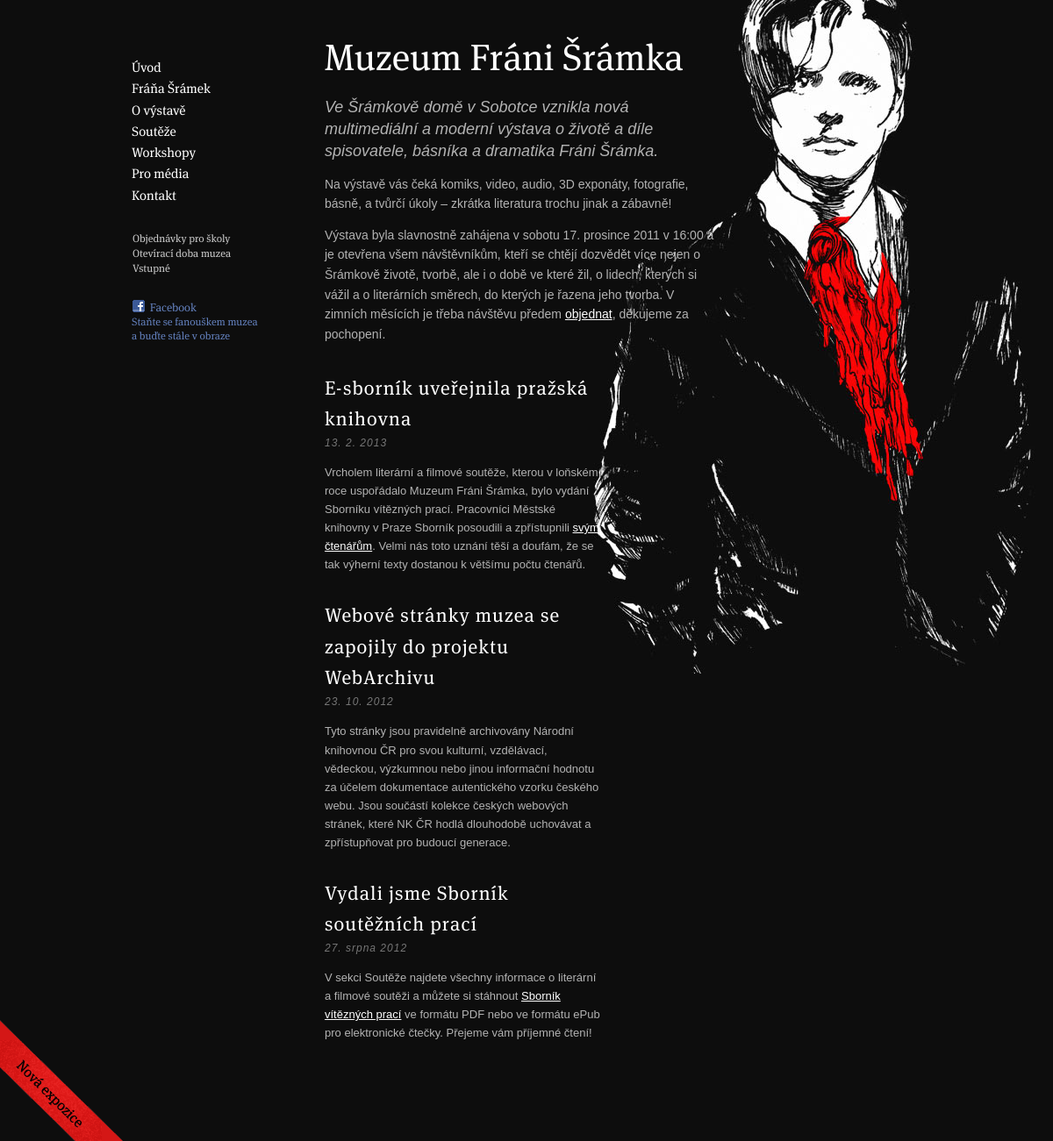
The page / on the database its author committed.
### tables this page shows
CREATE TABLE IF NOT EXISTS `article` (
`id` int(11) NOT NULL,
  `index` int(11) NOT NULL DEFAULT '0',
  `name` text NOT NULL,
  `date` varchar(50) NOT NULL DEFAULT '',
  `perex` text NOT NULL,
  `text` text NOT NULL,
  `visible` tinyint(1) NOT NULL DEFAULT '0',
  `public` tinyint(1) DEFAULT NULL,
  `created` datetime NOT NULL DEFAULT '0000-00-00 00:00:00',
  `created_by` int(11) NOT NULL DEFAULT '0'
);

### index.php (the view, shortened to what this page needs)
<?
	include("inc/menu.php");
?>
<!DOCTYPE html PUBLIC "-//W3C//DTD XHTML 1.0 Transitional//EN"
	"http://www.w3.org/TR/xhtml1/DTD/xhtml1-transitional.dtd">
<html xmlns="http://www.w3.org/1999/xhtml" xml:lang="en" lang="en">
<head profile="http://www.w3.org/2005/10/profile">
	<link rel="stylesheet" href="css/boilerplate_reset.css" />
	<link rel="stylesheet" href="css/style.css" />
</head>
<body class="uvodni_strana">
	<img src="images/stuha3.gif" alt="" style="position:fixed; bottom:0; left:0;" />
	<div class="wrapper">
		<? printNavigation(NULL); ?>
		<div class="obsah" style="width: 450px">
			<h1>Muzeum Fráni Šrámka</h1>
			<p style="font-size: 18px; line-height: 1.4em; font-style: italic; ">Ve Šrámkově domě v Sobotce vznikla nová multimediální a&nbsp;moderní výstava o&nbsp;životě a&nbsp;díle spisovatele, básníka a&nbsp;dramatika Fráni Šrámka.</p>
			<p>Na výstavě vás čeká komiks, video, audio, 3D exponáty, fotografie, básně, a&nbsp;tvůrčí úkoly – zkrátka literatura trochu jinak a zábavně!</p>
			<p>Výstava byla slavnostně zahájena v sobotu 17. prosince 2011 v 16:00 a je otevřena všem návštěvníkům, kteří se chtějí dozvědět více nejen o Šrámkově životě, tvorbě, ale i o době ve které žil, o lidech, kterých si vážil a o literárních směrech, do kterých je řazena jeho tvorba. V zimních měsících je třeba návštěvu předem <a href="kontakt">objednat</a>, děkujeme za pochopení.</p>
			<div class="novinky">
				<?
					$query = "SELECT article.id, article.index AS ind, name, date, perex, visible, public, article.created ";
					$query.= "FROM article ";
					$query.= "WHERE article.public=1 ";
					$query.= "ORDER BY article.index DESC";
					$result = mysql_query($query) or die("Chyba dotazu sql: ".mysql_error());
					while($row = mysql_fetch_array($result))
					{
						echo '<h2>'.htmlspecialchars_decode($row["name"]).'</h2>';
						echo '<p class="datum">'.$row["date"].'</p>';
						echo '<p>'.htmlspecialchars_decode($row["perex"]).'</p>';
					}
				?>
			</div>
		</div>
	</div>
</body>
</html>

### inc/menu.php (shortened to what this page needs)
<?
	function printNavigation($current)
	{
		switch ($current)
		{
			default:
				$currItem=0; break;
		}
		echo'
			<div id="menu">
				<ul class="menu_accordion">
					<li><a href="'.WEBURL.'">Úvod</a></li>
					<li'.(($currItem==1)?' class="current"':NULL).'><a href="#">Fráňa Šrámek</a>
						<ul>
							<li><a href="zivotopis">Životopis</a></li>
							<li><a href="dilo">Dílo</a></li>
						</ul>
					</li>
					<li'.(($currItem==2)?' class="current"':NULL).'><a href="#">O výstavě</a>
						<ul>
							<li><a href="exponaty">Exponáty</a></li>
							<li><a href="virtualni-prohlidka">Virtuální prohlídka</a></li>
							<li><a href="o-projektu">O projektu</a></li>
						</ul>
					</li>
					<li'.(($currItem==2)?' class="current"':NULL).'><a href="#">Soutěže</a>
						<ul>
							<li><a href="sbornik.php">Sborník</a></li>
							<li><a href="vyherci.php">Výsledky soutěže</a></li>
							<li><a href="doprovodne-akce">Soutěžní příspěvky</a></li>
						</ul>
					</li>
					<li><a href="workshopy">Workshopy</a></li>
					<li><a href="pro-media">Pro média</a></li>
					<li><a href="kontakt">Kontakt</a></li>
				</ul>
				<div class="links">
					<ul>
						<li><a href="kontakt#objednavky-pro-skoly">Objednávky pro školy</a></li>
						<li><a href="kontakt#oteviraci-doba">Otevírací doba muzea</a></li>
						<li><a href="kontakt#vstupne">Vstupné</a></li>
					</ul>
				</div>
				<div class="links">
					<ul>
						<li><a href="http://www.facebook.com/MuzeumFraniSramka" style="color:#6380bd; font-size: 13px"><img src="../images/fb_ico.gif" style="margin:-6px 0 0 0">&nbsp;&nbsp;Facebook</a></li>
						<li style="font-size:12px; color:#6380bd;">Staňte se fanouškem muzea </br>a buďte stále v obraze</li>
					</ul>
				</div>
			</div>
		';
	}
?>

### css/style.css (style rules this page uses)
h1, h2, h3, h4, h5, h6, p { margin:0; }
body { color: #b3b3b3; font-family: Georgia, Trebuchet MS, Georgia , Arial, sans-serif; line-height: 1.618; font-size: 14px; background: #0d0d0d; }
.uvodni_strana { background: #0d0d0d url('../images/bgg.jpg') no-repeat 0 0; background-position: top center; }
.wrapper { margin-top: 21px; margin-left: auto; margin-right: auto; width: 960px; position: relative; }
.wrapper p { margin-bottom: 13px; }
.wrapper a { color:#fff; transition: all .20s linear; -o-transition: all .20s linear; -moz-transition: all .20s linear; -webkit-transition: all .20s linear; }
#menu { margin: 34px 0 0 20px; width: 210px; padding:10px; float: left; }
#menu ul { list-style:none; margin: 0; padding: 0; font-family: MetaSerifProBook, Georgia, serif; font-size:15px; text-transform:none; letter-spacing: 0px; }
#menu ul a { text-decoration:none; }
.links { margin-top:2em; line-height: 16px; }
.links li a { font-family:MetaSerifProBook; text-decoration:none; font-size: 12px; padding: 1px; color: #cccccc; }
.datum { font-style: italic; font-size: 12px; color: #777; margin: -12px 0 0 0; letter-spacing: 1px; }
.obsah { width: 600px; display: inline; float: left; padding-bottom: 100px; }
h1 { font-family: MetaSerifProBook; font-weight:normal; font-size: 42px; color: #fff; margin-top: 11px; margin-bottom: 10px; }
h2 { font-family: MetaSerifProBook; font-weight:normal; font-size: 22px; letter-spacing: 0.05em; color: #fff; margin: 30px 0 12px; }
.novinky { margin-top: 0em; width: 315px; font-size: 13px; }
ul { font-size: 13px; color: #b3b3b3; margin-left: -20px; margin-top: 0;" }

### rows shown on the page
article: name "E-sborník uveřejnila pražská knihovna", date "13. 2. 2013", perex "Vrcholem literární a filmové soutěže, kterou v loňském roce uspořádalo Muzeum Fráni Šrámka, bylo vydání Sborníku vítězných prací. Pracovníci Městské knihovny v Praze Sborník posoudili a zpřístupnili svým čtenářům . Velmi nás toto uznání těší a doufám, že se tak výherní texty dostanou k většímu počtu čtenářů."
article: name "Webové stránky muzea se zapojily do projektu WebArchivu", date "23. 10. 2012", perex "Tyto stránky jsou pravidelně archivovány Národní knihovnou ČR pro svou kulturní, vzdělávací, vědeckou, výzkumnou nebo jinou informační hodnotu za účelem dokumentace autentického vzorku českého webu. Jsou součástí kolekce českých webových stránek, které NK ČR hodlá dlouhodobě uchovávat a zpřístupňovat pro budoucí generace."
article: name "Vydali jsme Sborník soutěžních prací", date "27. srpna 2012", perex "V sekci Soutěže najdete všechny informace o literární a filmové soutěži a můžete si stáhnout Sborník vítězných prací ve formátu PDF nebo ve formátu ePub pro elektronické čtečky. Přejeme vám příjemné čtení!"
